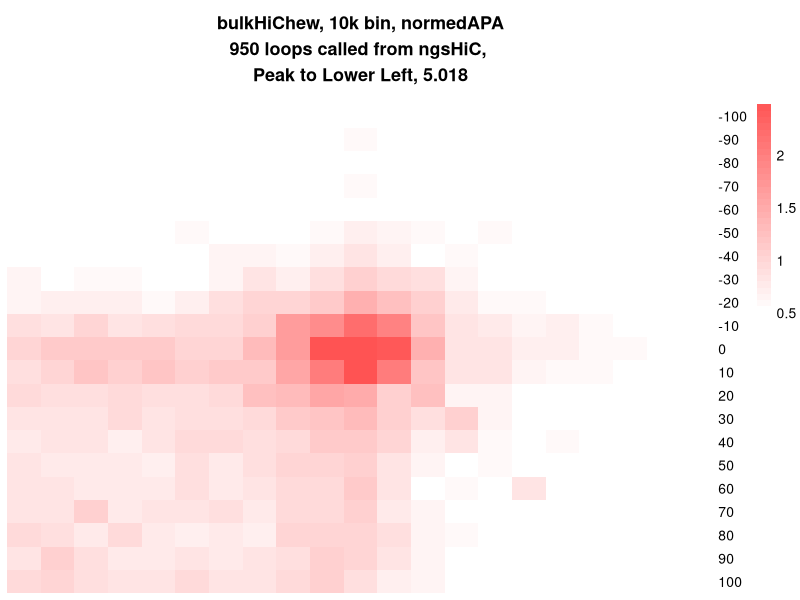
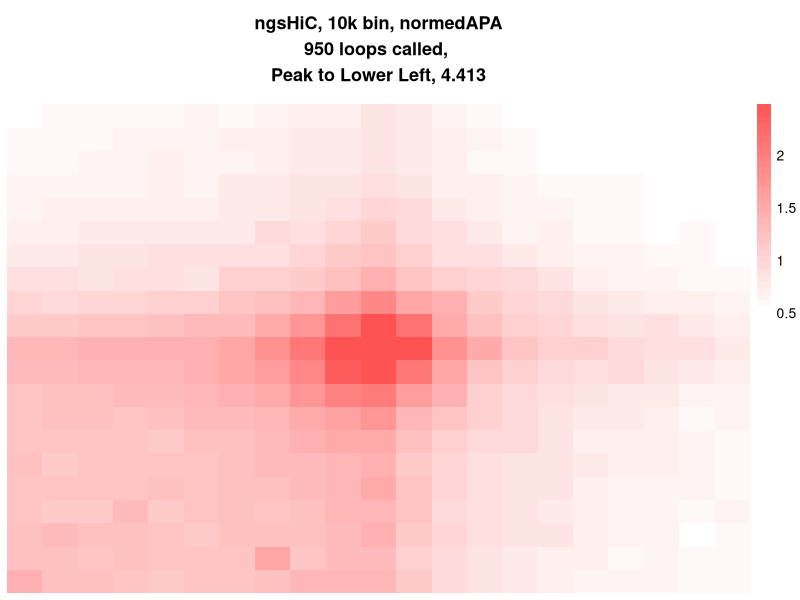

Write the R code that produced these figures, in order.
library(ggplot2)
library(plyr)
library(reshape2)
library(zoo)
library(pheatmap)
#library(HiCcompare)
library(Matrix)
library(data.table)
################################################################################################  20221116

sca_raw<-fread('bulkHiChew20241129/gw/normedAPA_.txt')
row.names(sca_raw)<-10*(as.integer(row.names(sca_raw))-11)

pdf('apa_hichew.pdf',height=6,width=6)
pheatmap(color=colorRampPalette(c("white",'red'))(50),sca_raw,border_color=NA,cluster_rows=F,cluster_cols=F,
         show_rownames=T,show_colnames=F,breaks=seq(0.5,2.5,0.06),main = "bulkHiChew, 10k bin, normedAPA\n950 loops called from ngsHiC, \nPeak to Lower Left, 5.018") 
dev.off()


ngs_raw<-fread('hek_ngsHiC_gw/normedAPA_.txt')
row.names(ngs_raw)<-10*(as.integer(row.names(ngs_raw))-11)

pdf('apa_ngs.pdf',height=6,width=6)
pheatmap(color=colorRampPalette(c("white",'red'))(50),ngs_raw,border_color=NA,cluster_rows=F,cluster_cols=F,
         show_rownames=F,show_colnames=F,breaks=seq(0.5,2.5,0.06),main = "ngsHiC, 10k bin, normedAPA\n950 loops called, \nPeak to Lower Left, 4.413") 
dev.off()
